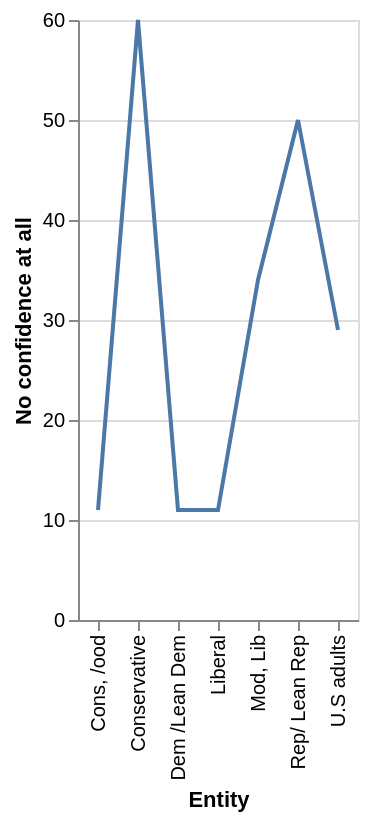

Source (Vega-Lite JSON):
### Vega-Lite specification from a JSON file in a GitHub repository (floating-point values rounded to 4 significant figures)
{"$schema": "https://vega.github.io/schema/vega-lite/v5.json", "description": "Line chart auto-generated from CSV", "data": {"values": [{"Entity": "Liberal", "No confidence at all": "11", "No confidence at all.1": "38", "Not too much confidence": "44", "a fair amount of confidence": "5", "A great deal of confidence": "0"}, {"Entity": "Cons, /ood", "No confidence at all": "11", "No confidence at all.1": "43", "Not too much confidence": "37", "a fair amount of confidence": "0", "A great deal of confidence": "0"}, {"Entity": "Dem /Lean Dem", "No confidence at all": "11", "No confidence at all.1": "41", "Not too much confidence": "40", "a fair amount of confidence": "6", "A great deal of confidence": "0"}, {"Entity": "Mod, Lib", "No confidence at all": "34", "No confidence at all.1": "41", "Not too much confidence": "19", "a fair amount of confidence": "3", "A great deal of confidence": "0"}, {"Entity": "Conservative", "No confidence at all": "60", "No confidence at all.1": "30", "Not too much confidence": "8", "a fair amount of confidence": "1", "A great deal of confidence": "0"}, {"Entity": "Rep/ Lean Rep", "No confidence at all": "50", "No confidence at all.1": "34", "Not too much confidence": "12", "a fair amount of confidence": "2", "A great deal of confidence": "0"}, {"Entity": "U.S adults", "No confidence at all": "29", "No confidence at all.1": "38", "Not too much confidence": "27", "a fair amount of confidence": "0", "A great deal of confidence": "0"}]}, "mark": "line", "encoding": {"x": {"field": "Entity", "type": "ordinal"}, "y": {"field": "No confidence at all", "type": "quantitative"}}}
